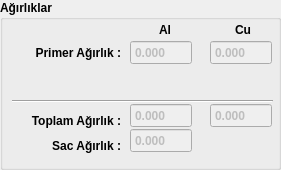
     <widget class="QGroupBox" name="groupBox_2">
      <property name="geometry">
       <rect>
        <x>490</x>
        <y>0</y>
        <width>281</width>
        <height>170</height>
       </rect>
      </property>
      <property name="font">
       <font>
        <weight>75</weight>
        <bold>true</bold>
       </font>
      </property>
      <property name="title">
       <string>Ağırlıklar</string>
      </property>
      <widget class="QLabel" name="label_28">
       <property name="geometry">
        <rect>
         <x>10</x>
         <y>45</y>
         <width>111</width>
         <height>16</height>
        </rect>
       </property>
       <property name="text">
        <string>Primer Ağırlık :</string>
       </property>
       <property name="alignment">
        <set>Qt::AlignRight|Qt::AlignTrailing|Qt::AlignVCenter</set>
       </property>
      </widget>
      <widget class="QDoubleSpinBox" name="doubleSpinBox_primeragirlik_al">
       <property name="enabled">
        <bool>false</bool>
       </property>
       <property name="geometry">
        <rect>
         <x>130</x>
         <y>40</y>
         <width>62</width>
         <height>25</height>
        </rect>
       </property>
       <property name="buttonSymbols">
        <enum>QAbstractSpinBox::NoButtons</enum>
       </property>
       <property name="decimals">
        <number>3</number>
       </property>
       <property name="maximum">
        <double>9999.989999999999782</double>
       </property>
      </widget>
      <widget class="QLabel" name="label_30">
       <property name="geometry">
        <rect>
         <x>0</x>
         <y>108</y>
         <width>121</width>
         <height>25</height>
        </rect>
       </property>
       <property name="text">
        <string>Toplam Ağırlık :</string>
       </property>
       <property name="alignment">
        <set>Qt::AlignRight|Qt::AlignTrailing|Qt::AlignVCenter</set>
       </property>
      </widget>
      <widget class="QDoubleSpinBox" name="doubleSpinBox_toplamagirlik_al">
       <property name="enabled">
        <bool>false</bool>
       </property>
       <property name="geometry">
        <rect>
         <x>130</x>
         <y>103</y>
         <width>62</width>
         <height>25</height>
        </rect>
       </property>
       <property name="buttonSymbols">
        <enum>QAbstractSpinBox::NoButtons</enum>
       </property>
       <property name="decimals">
        <number>3</number>
       </property>
       <property name="maximum">
        <double>9999.989999999999782</double>
       </property>
      </widget>
      <widget class="QLabel" name="label_74">
       <property name="geometry">
        <rect>
         <x>150</x>
         <y>20</y>
         <width>21</width>
         <height>20</height>
        </rect>
       </property>
       <property name="text">
        <string>Al</string>
       </property>
       <property name="alignment">
        <set>Qt::AlignRight|Qt::AlignTrailing|Qt::AlignVCenter</set>
       </property>
      </widget>
      <widget class="QLabel" name="label_75">
       <property name="geometry">
        <rect>
         <x>230</x>
         <y>20</y>
         <width>21</width>
         <height>20</height>
        </rect>
       </property>
       <property name="text">
        <string>Cu</string>
       </property>
       <property name="alignment">
        <set>Qt::AlignRight|Qt::AlignTrailing|Qt::AlignVCenter</set>
       </property>
      </widget>
      <widget class="QDoubleSpinBox" name="doubleSpinBox_toplamagirlik_cu">
       <property name="enabled">
        <bool>false</bool>
       </property>
       <property name="geometry">
        <rect>
         <x>210</x>
         <y>103</y>
         <width>62</width>
         <height>25</height>
        </rect>
       </property>
       <property name="buttonSymbols">
        <enum>QAbstractSpinBox::NoButtons</enum>
       </property>
       <property name="decimals">
        <number>3</number>
       </property>
       <property name="maximum">
        <double>9999.989999999999782</double>
       </property>
      </widget>
      <widget class="QDoubleSpinBox" name="doubleSpinBox_primeragirlik_cu">
       <property name="enabled">
        <bool>false</bool>
       </property>
       <property name="geometry">
        <rect>
         <x>210</x>
         <y>40</y>
         <width>62</width>
         <height>25</height>
        </rect>
       </property>
       <property name="buttonSymbols">
        <enum>QAbstractSpinBox::NoButtons</enum>
       </property>
       <property name="decimals">
        <number>3</number>
       </property>
       <property name="maximum">
        <double>9999.989999999999782</double>
       </property>
      </widget>
      <widget class="Line" name="line_8">
       <property name="geometry">
        <rect>
         <x>12</x>
         <y>93</y>
         <width>261</width>
         <height>16</height>
        </rect>
       </property>
       <property name="orientation">
        <enum>Qt::Horizontal</enum>
       </property>
      </widget>
      <widget class="QDoubleSpinBox" name="doubleSpinBox_sacagirlik">
       <property name="enabled">
        <bool>false</bool>
       </property>
       <property name="geometry">
        <rect>
         <x>130</x>
         <y>128</y>
         <width>62</width>
         <height>25</height>
        </rect>
       </property>
       <property name="buttonSymbols">
        <enum>QAbstractSpinBox::NoButtons</enum>
       </property>
       <property name="decimals">
        <number>3</number>
       </property>
       <property name="maximum">
        <double>9999.989999999999782</double>
       </property>
      </widget>
      <widget class="QLabel" name="label_53">
       <property name="geometry">
        <rect>
         <x>0</x>
         <y>133</y>
         <width>121</width>
         <height>25</height>
        </rect>
       </property>
       <property name="text">
        <string>Sac Ağırlık :</string>
       </property>
       <property name="alignment">
        <set>Qt::AlignRight|Qt::AlignTrailing|Qt::AlignVCenter</set>
       </property>
      </widget>
     </widget>
